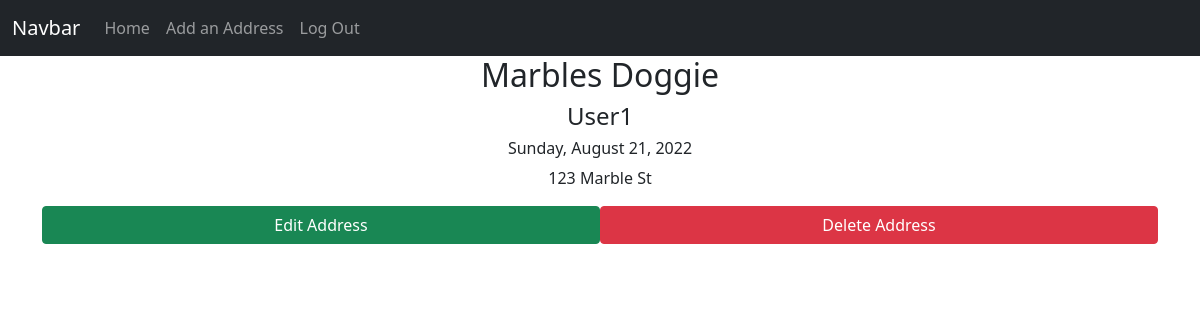
/addresses/3 (signed in), run on the app's committed database.
### app/models.py (models this page shows, shortened)
class Address(db.Model):
    id = db.Column(db.Integer, primary_key=True)
    name = db.Column(db.String(100), nullable=False)
    streetaddress = db.Column(db.String(300), nullable=False)
    city = db.Column(db.String(100), nullable=False)
    state = db.Column(db.String(100), nullable=False)
    zipcode = db.Column(db.String(100), nullable=False)
    country = db.Column(db.String(100), nullable=False)
    date_created = db.Column(db.DateTime, nullable=False, default=datetime.utcnow)
    user_id =db.Column(db.Integer, db.ForeignKey('user.id')) # SQL equivalent = FOREIGN KEY(user_id) REFERENCES user(id)

class User(db.Model, UserMixin):
    id = db.Column(db.Integer, primary_key=True)
    email = db.Column(db.String(50), nullable=False, unique=True)
    username = db.Column(db.String(50), nullable=False, unique=True)
    password = db.Column(db.String(256), nullable=False)
    date_created = db.Column(db.DateTime, nullable=False, default=datetime.utcnow)
    addresses = db.relationship('Address', backref='author',lazy='dynamic')

### app/routes.py (the view)
@app.route('/addresses/<address_id>')
@login_required
def view_address(address_id):
    address = Address.query.get_or_404(address_id)
    return render_template('address.html', address=address)

### app/models.py (called while the page is built)
@login.user_loader
def load_user(user_id):
    return User.query.get(user_id)

### app/templates/address.html (shortened to what this page needs)
{% extends 'base.html' %}
{% block content %}
    <h2 class="text-center">{{ address.name }}</h2>
    <h4 class="text-center">{{ address.author.username }}</h4>
    <h6 class="text-center"> {{address.date_created.strftime('%A, %B %d, %Y') }}</h6>
    <p class="text-center">{{ address.streetaddress }}</p>
    {% if current_user == address.author %}
        <div class="d-flex">
            <a href="{{ url_for('edit_address', address_id=address.id) }}" class="btn btn-success w-50">Edit Address</a>
            <button type="button" class="btn btn-danger w-50" data-bs-toggle="modal" data-bs-target="#deleteModal">
                Delete Address
            </button>
        </div>
    {% endif %}
{% endblock content %}

### data on the page
Address: name "Marbles Doggie", date_created "Sunday, August 21, 2022", streetaddress "123 Marble St"
User: author.username "User1"
